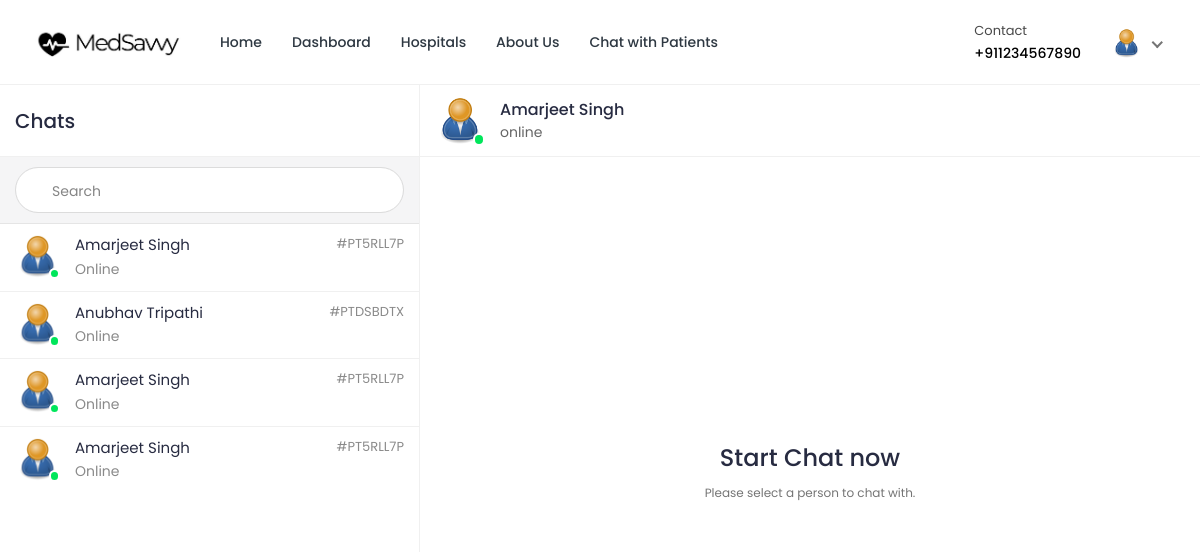
/chat/home/24/ (signed in), run on the app's committed database.
### doctor/models.py (models this page shows, shortened)
class Doctor_Information(models.Model):
    DOCTOR_TYPE = (
        ('Cardiologists', 'Cardiologists'),
        ('Neurologists', 'Neurologists'),
        ('Pediatricians', 'Pediatricians'),
        ('Physiatrists', 'Physiatrists'),
        ('Dermatologists', 'Dermatologists'),
    )
    doctor_id = models.AutoField(primary_key=True)
    user = models.OneToOneField(User, on_delete=models.CASCADE, null=True, blank=True, related_name='profile')
    name = models.CharField(max_length=200, null=True, blank=True)
    username = models.CharField(max_length=200, null=True, blank=True)
    gender = models.CharField(max_length=200, null=True, blank=True)
    description = models.TextField(max_length=1000, null=True, blank=True)
    department = models.CharField(max_length=200, choices=DOCTOR_TYPE, null=True, blank=True)
    department_name = models.ForeignKey(hospital_department, on_delete=models.SET_NULL, null=True, blank=True)
    specialization = models.ForeignKey(specialization, on_delete=models.SET_NULL, null=True, blank=True)
    featured_image = models.ImageField(upload_to='doctors/', default='doctors/user-default.png', null=True, blank=True)
    certificate_image = models.ImageField(upload_to='doctors_certificate/', default='doctors_certificate/default.png', null=True, blank=True)
    email = models.EmailField(max_length=200, null=True, blank=True)
    phone_number = models.CharField(max_length=200, null=True, blank=True)
    nid = models.CharField(max_length=200, null=True, blank=True)
    visiting_hour = models.CharField(max_length=200, null=True, blank=True)
    consultation_fee = models.IntegerField(null=True, blank=True)
    report_fee = models.IntegerField(null=True, blank=True)
    dob = models.CharField(max_length=200, null=True, blank=True)
    institute = models.CharField(max_length=200, null=True, blank=True)
    degree = models.CharField(max_length=200, null=True, blank=True)
    completion_year = models.CharField(max_length=200, null=True, blank=True)
    work_place = models.CharField(max_length=200, null=True, blank=True)
    designation = models.CharField(max_length=200, null=True, blank=True)
    start_year = models.CharField(max_length=200, null=True, blank=True)
    end_year = models.CharField(max_length=200, null=True, blank=True)
    register_status =  models.CharField(max_length=200, null=True, blank=True)
    hospital_name = models.ForeignKey(Hospital_Information, on_delete=models.SET_NULL, null=True, blank=True)

### hospital/models.py (models this page shows, shortened)
class Patient(models.Model):
    patient_id = models.AutoField(primary_key=True)
    user = models.OneToOneField(User, on_delete=models.CASCADE, null=True, blank=True, related_name='patient')
    name = models.CharField(max_length=200, null=True, blank=True)
    username = models.CharField(max_length=200, null=True, blank=True)
    age = models.IntegerField(null=True, blank=True)
    email = models.EmailField(max_length=200, null=True, blank=True)
    phone_number = models.IntegerField(null=True, blank=True)
    address = models.CharField(max_length=200, null=True, blank=True)
    featured_image = models.ImageField(upload_to='patients/', default='patients/user-default.png', null=True, blank=True)
    blood_group = models.CharField(max_length=200, null=True, blank=True)
    history = models.CharField(max_length=200, null=True, blank=True)
    dob = models.CharField(max_length=200, null=True, blank=True)
    nid = models.CharField(max_length=200, null=True, blank=True)
    serial_number = models.CharField(max_length=200, null=True, blank=True)
    login_status = models.CharField(max_length=200, null=True, blank=True, default="offline")

### ChatApp/views.py (the view, shortened to what this page needs)
# urls.py: path('', views.home, name='chat-home'),
@csrf_exempt
@login_required(login_url='login')
@cache_control(no_cache=True, must_revalidate=True, no_store=True)
def home(request,pk):
    if request.user.is_patient:
            User = get_user_model()
            users = User.objects.all()
            patients = Patient.objects.get(user_id=pk)
            appointments = Appointment.objects.filter(patient=patients).filter(appointment_status='confirmed')
            doctor= Doctor_Information.objects.filter(appointment__in=appointments)
            chats = {}
            if request.method == 'GET' and 'u' in request.GET:
                chats = chatMessages.objects.filter(Q(user_from=request.user.id, user_to=request.GET['u']) | Q(user_from=request.GET['u'], user_to=request.user.id))
                chats = chats.order_by('date_created')
                doc = Doctor_Information.objects.get(user_id=request.GET['u'])
                context = {
                "page":"home",
                "users":users,
                "chats":chats,
                "patient":patients,
                "doctor":doctor,
                "doc":doc,
                "app":appointments,
                "chat_id": int(request.GET['u'] if request.method == 'GET' and 'u' in request.GET else 0)
            }
            elif request.method == 'GET' and 'search' in request.GET:
                query = request.GET.get('search')
                doctor= Doctor_Information.objects.filter(Q(user__first_name__icontains=query) | Q(user__last_name__icontains=query))
                context = {
                "page":"home",
                "users":users,
                "patient":patients,
                "doctor":doctor,
            }
            else:
                context = {
                    "page":"home",
                    "users":users,
                    "chats":chats,
                    "patient":patients,
                    "doctor":doctor,
                    "app":appointments,
                    "chat_id": int(request.GET['u'] if request.method == 'GET' and 'u' in request.GET else 0)
                }
            print(request.GET['u'] if request.method == 'GET' and 'u' in request.GET else 0)
            return render(request,"chat.html",context)
    elif request.user.is_doctor:
            User = get_user_model()
            users = User.objects.all()
            doctor = Doctor_Information.objects.get(user_id=pk)
            appointments = Appointment.objects.filter(doctor=doctor).filter(appointment_status='confirmed')
            patients= Patient.objects.filter(appointment__in=appointments)
            chats = {}
            if request.method == 'GET' and 'u' in request.GET:
                chats = chatMessages.objects.filter(Q(user_from=request.user.id, user_to=request.GET['u']) | Q(user_from=request.GET['u'], user_to=request.user.id))
                chats = chats.order_by('date_created')
                pat = Patient.objects.get(user_id=request.GET['u'])
                context = {
                "page":"home",
                "users":users,
                "chats":chats,
                "patient":patients,
                "doctor":doctor,
                "pat":pat,
                "app":appointments,
                "chat_id": int(request.GET['u'] if request.method == 'GET' and 'u' in request.GET else 0)
            }
            else:
                context = {
                    "page":"home",
                    "users":users,
                    "chats":chats,
                    "patient":patients,
                    "doctor":doctor,
                    "chat_id": int(request.GET['u'] if request.method == 'GET' and 'u' in request.GET else 0)
                }
            print(request.GET['u'] if request.method == 'GET' and 'u' in request.GET else 0)
            return render(request,"chat-doctor.html",context)

### templates/chat-doctor.html (shortened to what this page needs)
{% load static %}
{% load tz%}
<!DOCTYPE html>
<html lang="en">
<head>
		<link rel="stylesheet" href="{% static 'MedSavvy-System/css/Normal/bootstrap.min.css' %}">
		<link rel="stylesheet" href="{% static 'MedSavvy-System/plugins/Normal/fontawesome/css/fontawesome.min.css' %}">
		<link rel="stylesheet" href="{% static 'MedSavvy-System/plugins/Normal/fontawesome/css/all.min.css' %}">
		<link rel="stylesheet" href="{% static 'MedSavvy-System/css/Normal/style.css' %}">
		<link rel="stylesheet" href="{% static 'MedSavvy-System/plugins/Normal/fancybox/jquery.fancybox.min.css'%}">
	</head>
	<body class="chat-page">
		<div class="main-wrapper">
			<header class="header">{% include 'doctor-navbar.html' %}</header>
			<div class="content">
				<div class="container-fluid">
					<div class="row">
						<div class="col-xl-12">
							<div class="chat-window">
								<div class="chat-cont-left">
									<div class="chat-header">
										<span>Chats</span>
									</div>
									<form class="chat-search" method="GET" action = "{% url 'chat-home' pk=user.id %}">
										<div class="input-group">
											<div class="input-group-prepend">
											</div>
											<input type="text" class="form-control" placeholder="Search" name="search">
										</div>
									</form>
									<div class="chat-users-list">
										<div class="chat-scroll">
										{% for u in patient %} {% if not u.id == 1 and not u.id == user.id %}
											<a href="{% url 'chat-home' pk=user.id %}?u={{u.user.id}}" class="media">
												<div class="media-img-wrap">
													{%if u.user.login_status%}
													<div class="avatar avatar-online">
														<img src="{{ u.featured_image.url }}" alt="User Image" class="avatar-img rounded-circle">
													</div>
													{%else%}
													<div class="avatar avatar-away">
														<img src="{{ u.featured_image.url }}" alt="User Image" class="avatar-img rounded-circle">
													</div>
													{%endif%}
												</div>
												<div class="media-body">
													<div>
														<div class="user-name">{{u.name}}</div>
														<div>
															{%if u.user.login_status%}
															<div class="user-last-chat">Online</div>
															{%else%}
															<div class="user-last-chat">Offline</div>
															{%endif%}
														</div>
													</div>
													<div>
														<div class="last-chat-time block">{{u.serial_number}}</div>
													</div>
												</div>
											</a>
										{%endif%}{% endfor %}
										</div>
									</div>
								</div>
								<div class="chat-cont-right">
									<div class="chat-header">
										<div class="media">
											<div class="media-img-wrap">
												<div class="avatar avatar-online">
													<img src="{{doctor.featured_image.url}}" alt="User Image" class="avatar-img rounded-circle">
												</div>
											</div>
											<div class="media-body">
												<div class="user-name">{{doctor.name}}</div>
												<div class="user-status">online</div>
											</div>
										</div>
									</div>
									{% if not chat_id > 0 %}
										<div class="d-flex flex-column justify-content-center align-items-center" style="height: 650px;">
											<h3>Start Chat now</h3>
											<p><small class="text-muted">Please select a person to chat with.</small></p>
										</div>
									{% endif %}
								</div>
							</div>
						</div>
					</div>
				</div>
			</div>
	</body>
</html>

### templates/doctor-navbar.html (shortened to what this page needs)
{% load static %}
<nav class="navbar navbar-expand-lg header-nav">
  <div class="navbar-header">
    <a href="{% url 'hospital_home'%}" class="navbar-brand logo">
      <img
        src="{% static 'MedSavvy-System/images/Normal/logo.jpg' %}"
        class="img-fluid"
        alt="Logo"
      />
    </a>
  </div>
  <div class="main-menu-wrapper">
    <ul class="main-nav">
      <li>
        <a href="{% url 'hospital_home'%}">Home</a>
      </li>
      <li>
        <a href="{% url 'doctor-dashboard'%}">Dashboard</a>
      </li>
      <li><a href="{% url 'multiple-hospital' %}" style="text-decoration: none;">Hospitals</a></li>
      <li>
        <a href="{% url 'about-us'%}">About Us</a>
      </li>
      <li>
        <a href="{% url 'chat-home' pk=user.id %}">Chat with Patients</a>
      </li>
    </ul>
  </div>
  <ul class="nav header-navbar-rht">
    <li class="nav-item contact-item">
      <div class="header-contact-img">
        <i class="far fa-hospital"></i>
      </div>
      <div class="header-contact-detail">
        <p class="contact-header">Contact</p>
        <p class="contact-info-header">+91{{doctor.phone_number}}</p>
      </div>
    </li>
    <li class="nav-item dropdown has-arrow logged-item">
      <a href="#" class="dropdown-toggle nav-link" data-toggle="dropdown">
        <span class="user-img">
          <img
            class="rounded-circle"
            src="{{ doctor.featured_image.url }}"
            width="31"
            alt="Darren Elder"
          />
        </span>
      </a>
    </li>
  </ul>
</nav>

### data on the page
Doctor_Information: phone_number "1234567890", featured_image (placeholder picture), name "Amarjeet Singh"
Patient: featured_image (placeholder picture), name "Amarjeet Singh", shows "Online", serial_number "#PT5RLL7P"
Patient: featured_image (placeholder picture), name "Anubhav Tripathi", shows "Online", serial_number "#PTDSBDTX"
